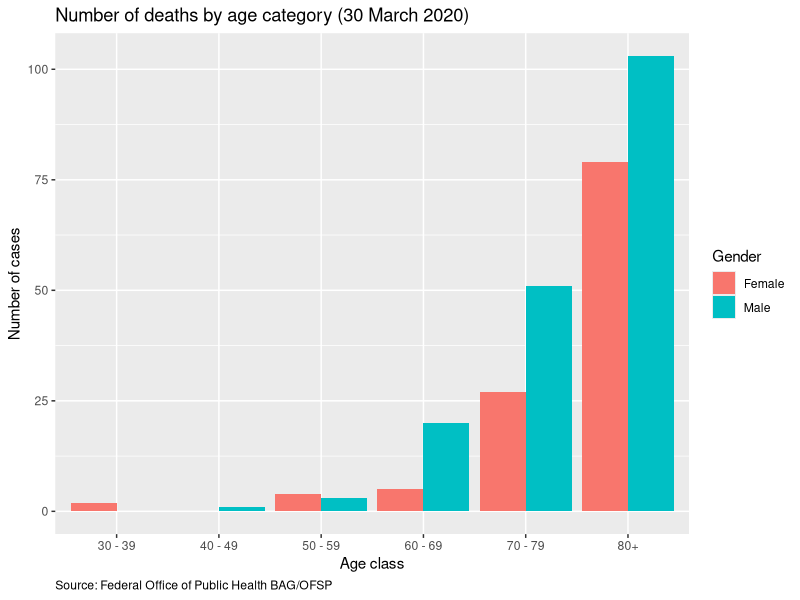
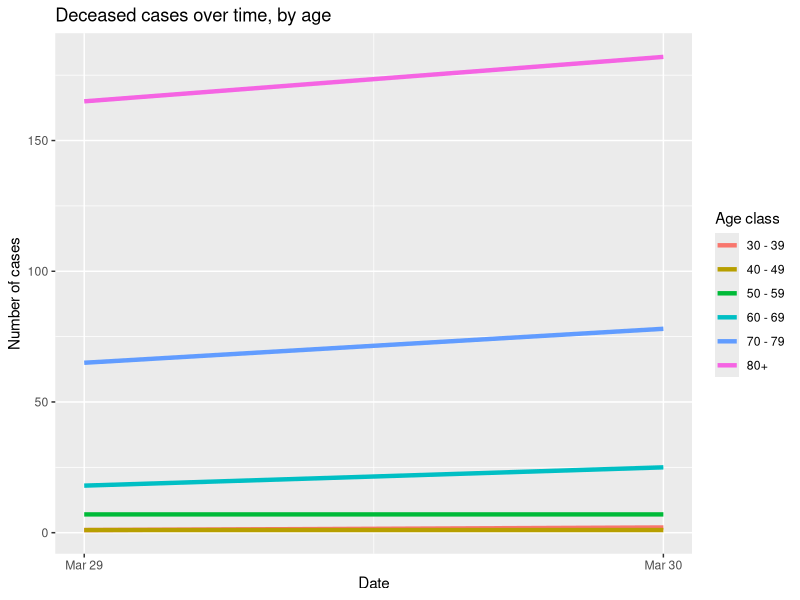
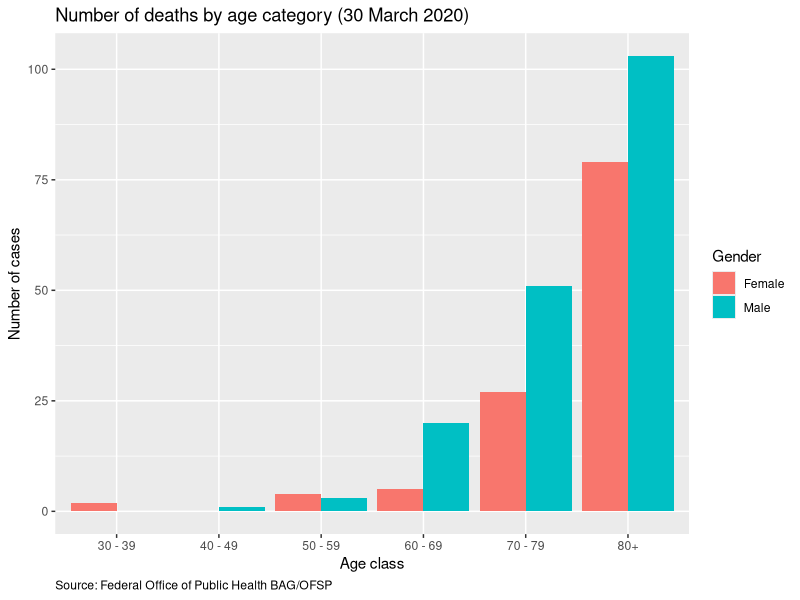
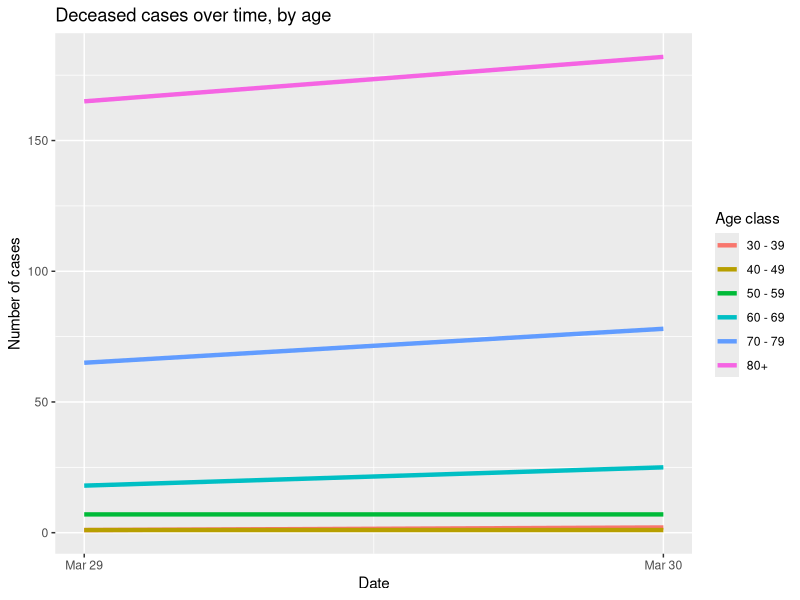

These figures' R source, in order:
library(tidyverse)     

################################
#'## Read doc
################################

dat_deceased_age <- read_csv("data_final/sheet_5_deceased_by_age.csv")

################################
#'## Barplot by age and gender
################################

## long version
dat_deceased_age_l <- dat_deceased_age %>% 
  gather(category, n_cases, ends_with("deceased")) %>% 
  mutate(category = str_remove(category, "_deceased") %>% 
           str_to_title()) 

last_date <- max(dat_deceased_age_l$date) %>% 
  format("%d %B %Y")

## plot
pl_age <- dat_deceased_age_l %>% 
  filter(category!="Total")%>% 
  filter(date == max(date)) %>% 
  rename(Gender=category) %>% 
  ggplot(aes(x = age_class, y = n_cases, fill=Gender)) + 
  geom_col(position = "dodge") +
  ggtitle(paste0("Number of deaths by age category (", last_date, ")")) +
  xlab("Age class") + ylab("Number of cases") +
  labs(caption = "Source: Federal Office of Public Health BAG/OFSP") +
  theme(plot.caption = element_text(hjust = 0))

pl_age

################################
#'## Evolution
################################

pl_time_age <- dat_deceased_age_l %>% 
  filter(category=="Total") %>% 
  ggplot(aes(x = date, y = n_cases, color=age_class)) + 
  geom_line(lwd=1.5) +
  xlab("Date") + ylab("Number of cases") +
  labs(color = "Age class") +
  ggtitle("Deceased cases over time, by age")

pl_time_age

################################
#'## Export
################################

ggsave(pl_age, filename="output/figures/deaths_by_age.png", width = 8, height = 6)
ggsave(pl_time_age, filename="output/figures/deaths_over_time_by_age.png", width = 8, height = 6)
